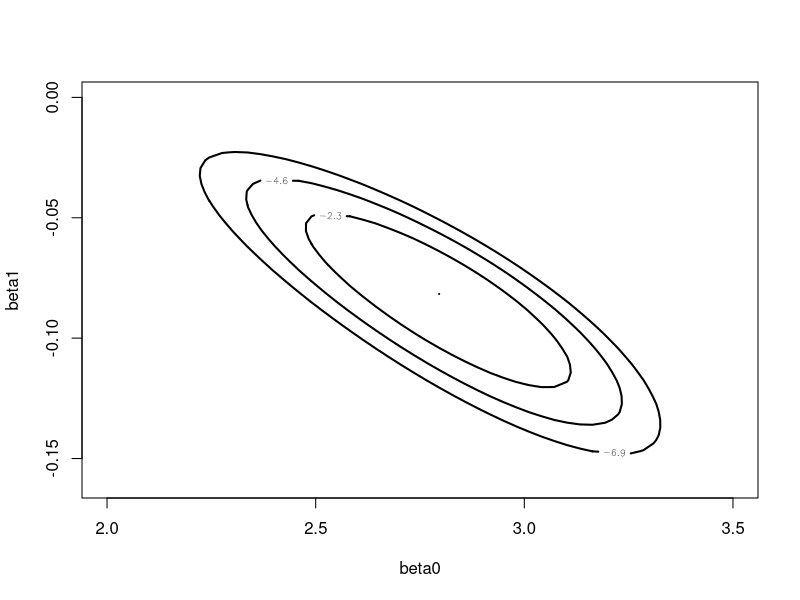
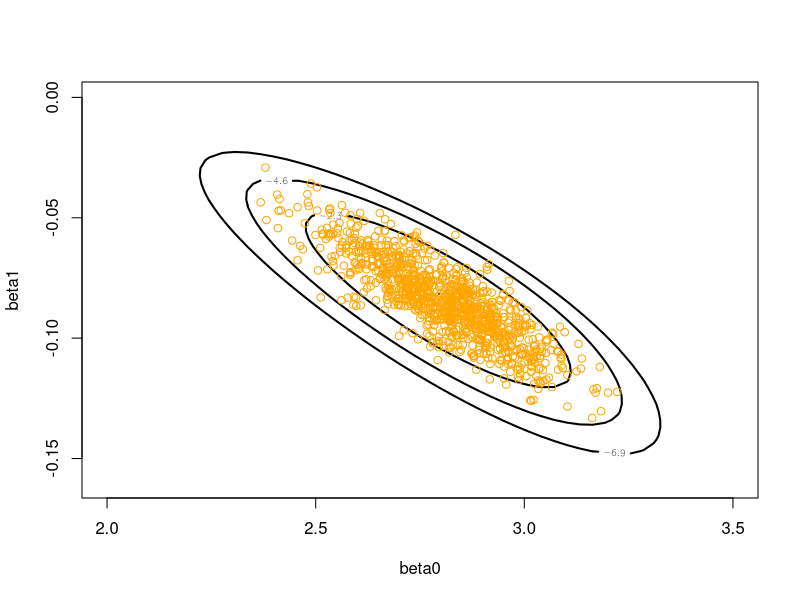
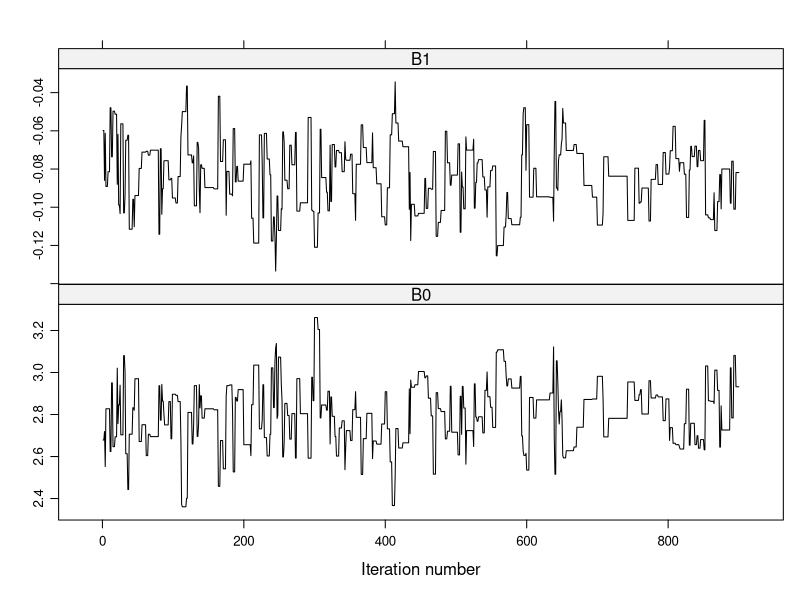

Here is the R script that generated these plots, in order:
## ---- chunk 1
library(mvtnorm)
library(LearnBayes)
library(coda)
library(lattice)
## ---- chunk 2
y=c(15,11,14,17,5,11,10,4,8,10,7,9,11,3,6,1,1,4)
## ---- chunk 3
#Para dar idea de los valores de B0 B1
lm(y~c(1:18))
## ---- chunk 4
logpost <- function(beta, y) {
  b0 <- beta[1]
  b1 <- beta[2]
  TO <- exp(b0 + b1 * 1:18)
  sum(y * log(TO) - TO)
}
mycontour(logpost, c(2, 3.5, -0.16, 0),y, xlab = "beta0", ylab = "beta1")
## ---- chunk 5
fit <-laplace(logpost,c(2,-0.10),y)
npar=list(m=fit$mode,v=fit$var)

mu_sigma_post <- rmvnorm(1000,mean = npar$m,sigma = npar$v)

mycontour(logpost, c(2, 3.5, -0.16, 0),y, xlab = "beta0", ylab = "beta1")
points(mu_sigma_post,col="orange")

cat("La media de B1 es:",round(mean(mu_sigma_post[,2]),4),"\n")
cat("La desviacion estandar de B1 es:",round(sd(mu_sigma_post[,2]),4))
## ---- chunk 6
start = c(2,-0.10)
fit = laplace(logpost,start,y)
proposal = list(var = fit$var, scale =2)
metro = rwmetrop(logpost,proposal,start,1000,y)
cat("Tasa de aceptacion:",metro$accept,"\n")
cat("Con metropoli la media de B1 es:",round(mean(metro$par[,2]),4),"\n")
cat("Con metropoli la desviacion estandar de B1 es:",round(sd(metro$par[,2]),4))
## ---- chunk 7
dimnames(metro$par)[[2]]=c("B0","B1")
mcmc = mcmc(metro$par[-c(1:100),]) 
xyplot(mcmc,col="black")
summary(mcmc)
## ---- chunk 8
Laplace= c(NA,mean(mu_sigma_post[,2]),sd(mu_sigma_post[,2]))
Metropoli=c(metro$accept,mean(metro$par[,2]),sd(metro$par[,2]))

h=rbind(Laplace,Metropoli)
colnames(h)=c("Acceptance Rate","mean B1","sd B1")
round(h,4)
